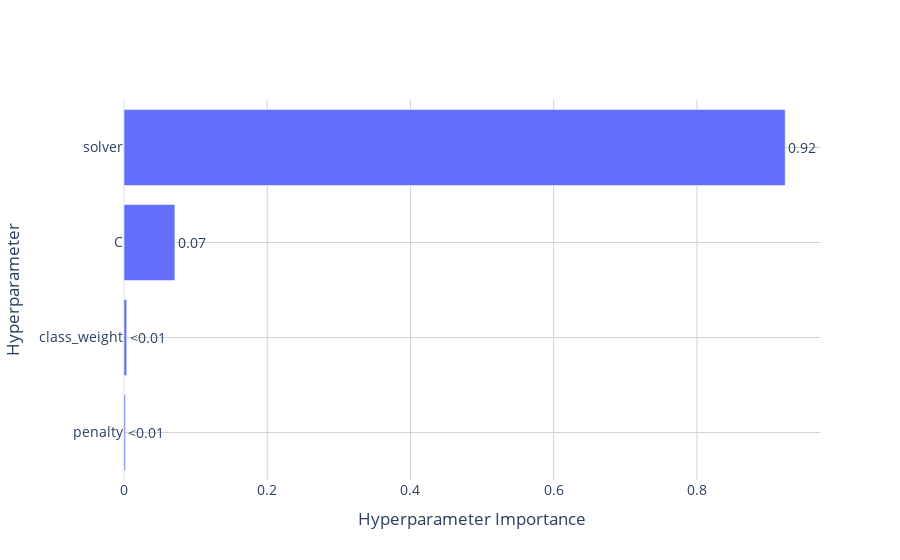

Write notebook code for a chart like this one.
### Code cell
fig=optuna.visualization.plot_param_importances(study_best_features)
# Poprawienie estetyki wykresu (tło, czcionka, styl)
fig.update_layout(
    title="",
    template="plotly_white",  # Jasne tło
    font=dict(size=14),  # Ustawienie czcionki
    plot_bgcolor='white',  # Tło wykresu
    paper_bgcolor='white',  # Tło całego dokumentu
    xaxis=dict(showgrid=True, gridwidth=1, gridcolor='LightGrey'),  # Siatka na osi X
    yaxis=dict(showgrid=True, gridwidth=1, gridcolor='LightGrey')   # Siatka na osi Y
)

# Zapis do wysokiej jakości pliku PDF
pio.write_image(fig, "param_importance_plot_nested.pdf", format="pdf", scale=3)  # Skalowanie dla świetnej jakości

# Wyświetlenie wykresu
fig.show()

### Figure 1 — Plotly figure (JSON) as saved in the notebook; plotly's stock layout.template omitted (floating-point values rounded to 4 significant figures)
{"data": [{"cliponaxis": false, "hovertemplate": ["penalty (CategoricalDistribution): 0.0017981819835623158<extra></extra>", "class_weight (CategoricalDistribution): 0.0037888330707607693<extra></extra>", "C (FloatDistribution): 0.07105820244359554<extra></extra>", "solver (CategoricalDistribution): 0.9233547825020814<extra></extra>"], "name": "Objective Value", "orientation": "h", "text": ["<0.01", "<0.01", "0.07", "0.92"], "textposition": "outside", "type": "bar", "x": [0.001798, 0.003789, 0.07106, 0.9234], "y": ["penalty", "class_weight", "C", "solver"]}], "layout": {"font": {"size": 14}, "paper_bgcolor": "white", "plot_bgcolor": "white", "title": {"text": ""}, "xaxis": {"gridcolor": "LightGrey", "gridwidth": 1, "showgrid": true, "title": {"text": "Hyperparameter Importance"}}, "yaxis": {"gridcolor": "LightGrey", "gridwidth": 1, "showgrid": true, "title": {"text": "Hyperparameter"}}}}
